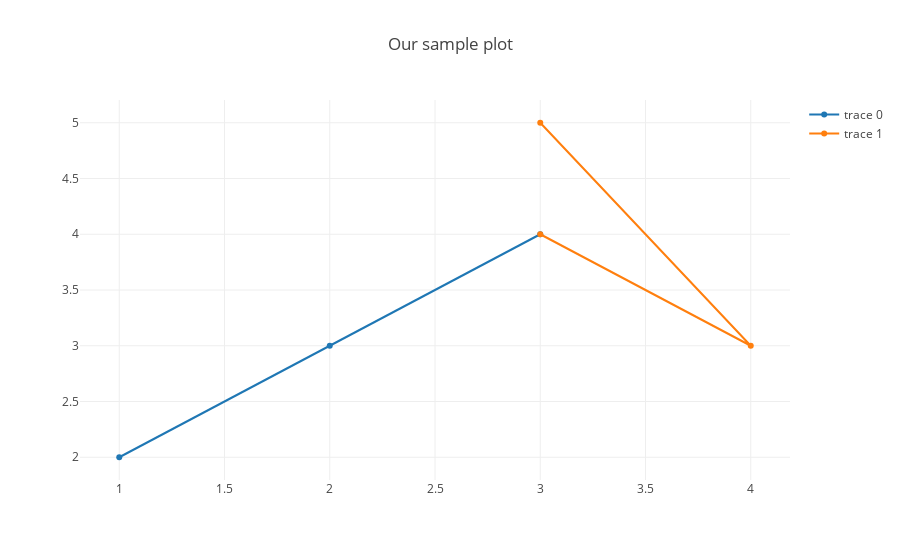

Notebook cell for this chart:
### Markdown cell above
Now, to see our plot on the screen, we need to provide our `plot` function a dictionary, with a key of `data` and the corresponding value as an array of traces.

### Code cell
sample_trace = {'x': [1, 2, 3], 'y': [2, 3, 4]}
other_sample_trace = {'x': [3, 4, 3], 'y': [5, 3, 4]}
sample_figure = {'data': [sample_trace, other_sample_trace], 'layout': {'title': 'Our sample plot'}}
plot(sample_figure)

### Figure 1 — Plotly figure (JSON) as saved in the notebook; plotly's stock layout.template omitted (floating-point values rounded to 4 significant figures)
{"data": [{"x": [1, 2, 3], "y": [2, 3, 4]}, {"x": [3, 4, 3], "y": [5, 3, 4]}], "layout": {"title": "Our sample plot"}}
